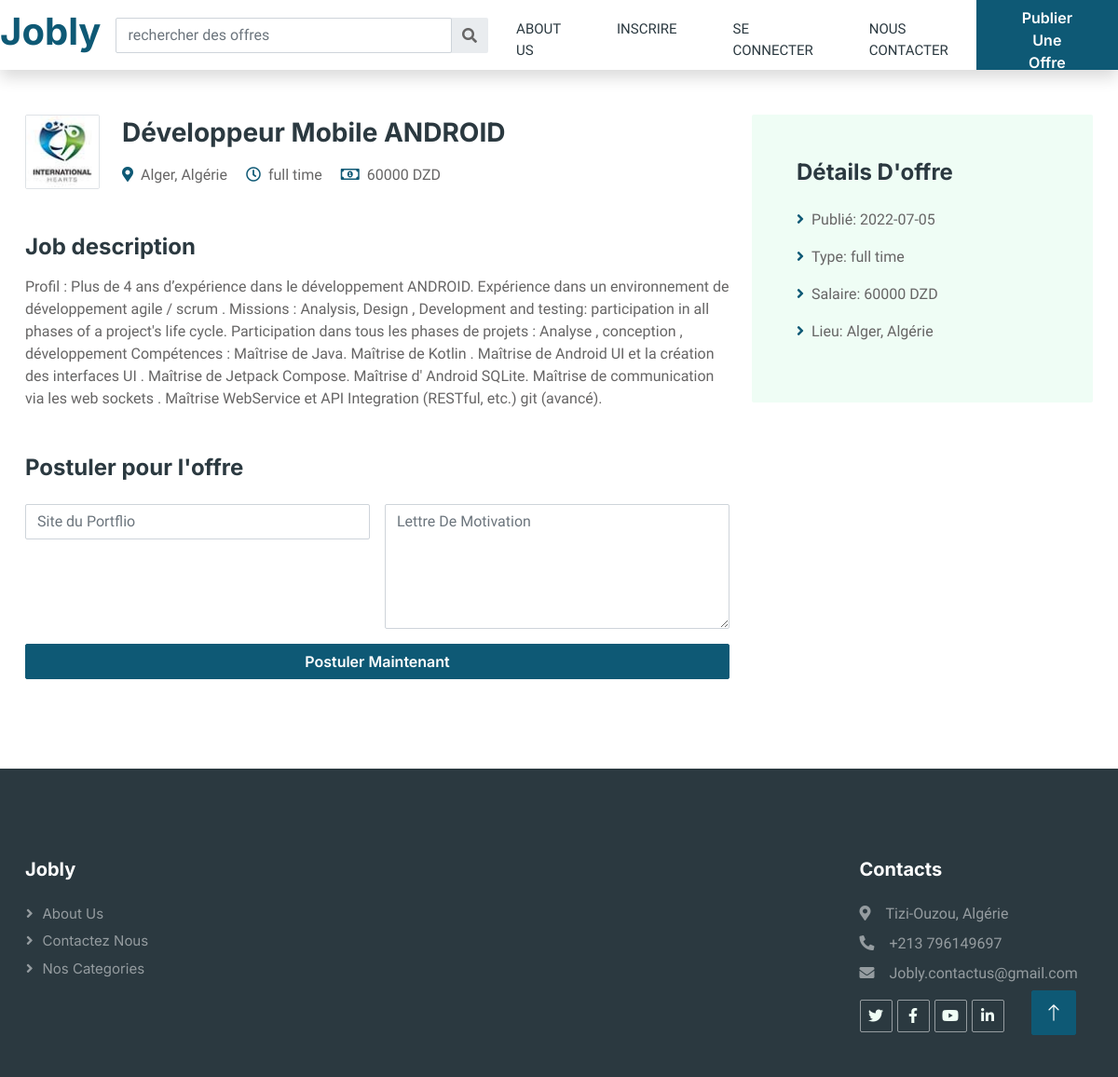
Screenshot of /View/job-detail.php?id=31 with the database file from the repository.
### tables this page shows
CREATE TABLE `jobs` (
  `job_id` int(11) NOT NULL,
  `title` varchar(255) NOT NULL,
  `job_desc` longtext NOT NULL,
  `salary` int(10) NOT NULL,
  `type` varchar(255) NOT NULL,
  `place` varchar(255) NOT NULL,
  `user_email` varchar(50) NOT NULL,
  `date` date NOT NULL DEFAULT current_timestamp(),
  `category` varchar(250) NOT NULL
);

### Libraries/Database.php (called while the page is built, shortened)
<?php
    class Database{
        private $user = 'root';
        private $pass = '';
        private $dbh;
        private $stmt;
        public function __construct(){
            $dsn="mysql:host=localhost;dbname=e-recrutement";
            $options = array(
                PDO::ATTR_PERSISTENT => true,
                PDO::ATTR_ERRMODE => PDO::ERRMODE_EXCEPTION
            );
            try{
                $this->dbh = new PDO($dsn,$this->user,$this->pass,$options);
            }catch(PDOException $e){
                $this->error = $e->getMessage();
                echo $this->error;
            }
        }
        public function query($sql){
            $this->stmt = $this->dbh->prepare($sql);
        }
        public function bind($param, $value, $type = null){
            if(is_null($type)){
                switch(true){
                    default: $type = PDO::PARAM_STR;
                }
            }
            $this->stmt->bindValue($param,$value,$type);
        }
        public function execute(){
            return $this->stmt->execute();
        }
        public function single(){
            $this->execute();
            return $this->stmt->fetch(PDO::FETCH_OBJ);
        }
        public function rowCount(){
            return $this->stmt->rowCount();
        }
    }
?>

### Controller/Jobs.php (called while the page is built, shortened)
<?php
    require_once "c:/xampp/htdocs/dev.jobly.com/Model/Job.php";
    class Jobs{
        private $jobModel;
        public function __construct(){
            $this->jobModel = new Job;
        }
        public function getJobDetails($id){
            $job = $this->jobModel->getJobDetails($id);
            if($job){
                return $job;
            }else{
                die("Something went wrong");
            }
        }
    }
?>

### Model/Job.php (called while the page is built, shortened)
<?php
    require_once "c:/xampp/htdocs/dev.jobly.com/Libraries/Database.php";
    class Job{
        private $db;
        public function __construct(){
            $this->db = new Database;
        }
        public function getJobDetails($id){
            $this->db->query('SELECT * FROM jobs WHERE job_id = :id');
            $this->db->bind(':id',$id);
            $row = $this->db->single();
            if($this->db->rowCount() > 0){
                return $row;
            }else{
                return false;
            }
        }
    }
?>

### View/job-detail.php (the view, shortened to what this page needs)
<?php
    require "template/header.php";
    include_once "../Controller/Jobs.php";
    if(isset($_GET['id'])){
        $jobObject = new Jobs;
        $job_det = $jobObject->getJobDetails($_GET['id']);
    }else{
        header("Location: job-list.php");
    }
?>
    <div class="container-xxl bg-white p-0">
        <div class="container-xxl py-5 wow fadeInUp" data-wow-delay="0.1s">
            <div class="container">
                <div class="row gy-5 gx-4">
                    <div class="col-lg-8">
                        <div class="d-flex align-items-center mb-5">
                            <img class="flex-shrink-0 img-fluid border rounded" src="img/com-logo-2.jpg" alt="" style="width: 80px; height: 80px;">
                            <div class="text-start ps-4">
                                <h3 class="mb-3"><?= $job_det->title; ?></h3>
                                <span class="text-truncate me-3"><i class="fa fa-map-marker-alt text-primary me-2"></i><?= $job_det->place; ?></span>
                                <span class="text-truncate me-3"><i class="far fa-clock text-primary me-2"></i><?= $job_det->type; ?></span>
                                <span class="text-truncate me-0"><i class="far fa-money-bill-alt text-primary me-2"></i><?= $job_det->salary; ?> DZD</span>
                            </div>
                        </div>
                        <div class="mb-5">
                            <h4 class="mb-3">Job description</h4>
                            <p><?= $job_det->job_desc; ?></p>
                        </div>
                        <div>
                            <h4 class="mb-4">Postuler pour l'offre</h4>
                            <form action="../Controller/Candidatures.php" method="POST">
                                <div class="row g-3">
                                    <div class="col-12 col-sm-6">
                                        <input type="text" class="form-control" placeholder="Site du Portflio" name="portfolio">
                                    </div>
                                    <div class="col-12 col-sm-6">
                                        <textarea class="form-control" rows="5" placeholder="Lettre De Motivation" name="coverletter"></textarea>
                                    </div>
                                    <div class="col-12">
                                        <button class="btn btn-primary w-100" type="submit" name="Apply">Postuler Maintenant</button>
                                    </div>
                                </div>
                            </form>
                        </div>
                    </div>
                    <div class="col-lg-4">
                        <div class="bg-light rounded p-5 mb-4 wow slideInUp" data-wow-delay="0.1s">
                            <h4 class="mb-4">Détails D'offre</h4>
                            <p><i class="fa fa-angle-right text-primary me-2"></i>Publié: <?= $job_det->date; ?></p>
                            <p><i class="fa fa-angle-right text-primary me-2"></i>Type: <?= $job_det->type; ?></p>
                            <p><i class="fa fa-angle-right text-primary me-2"></i>Salaire: <?= $job_det->salary; ?> DZD</p>
                            <p><i class="fa fa-angle-right text-primary me-2"></i>Lieu: <?= $job_det->place; ?></p>
                        </div>
                    </div>
                </div>
            </div>
        </div>
    </div>
    <?php require "template/footer.php"; ?>

### View/css/style.css (style rules this page uses)
:root { --primary: #0E5975; --secondary:#0E5975; --light: #EFFDF5; --dark: #2B3940; }
.btn { font-family: 'Inter', sans-serif; font-weight: 600; transition: .5s; }
.btn.btn-primary, .btn.btn-secondary { color: #FFFFFF; }

### View/css/message.css (style rules this page uses)
.container { max-width:1170px; margin:auto; }
img { max-width:100%; }

### rows the page displays
jobs: title "Développeur Mobile ANDROID", place "Alger, Algérie", type "full time", salary "60000", job_desc "Profil : Plus de 4 ans d’expérience dans le développement ANDROID. Expérience dans un environnement de développement agile / scrum . Missions : Analysis, Design , Development and testing: participation in all phases of a project's life cycle. Participation dans tous les phases de projets : Analyse , conception , développement Compétences : Maîtrise de Java. Maîtrise de Kotlin . Maîtrise de Android UI et la création des interfaces UI . Maîtrise de Jetpack Compose. Maîtrise d' Android SQLite. Maîtrise de communication via les web sockets . Maîtrise WebService et API Integration (RESTful, etc.) git (avancé).", date "2022-07-05"
